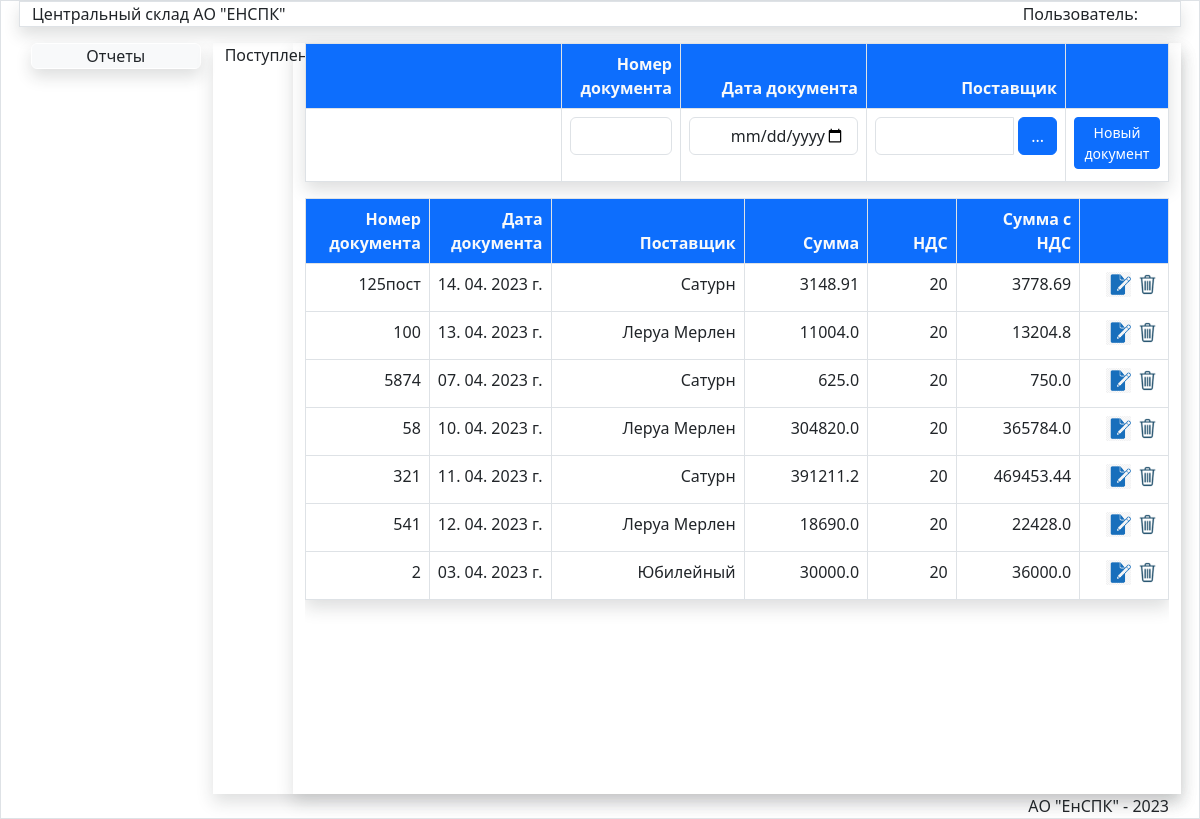
The app's page /JurnalPost/ with its own data.
### store/models.py (models this page shows)
class Jurnal(models.Model):
    oper=models.IntegerField(verbose_name="Код операции")
    nomerdoc=models.CharField(max_length=50,verbose_name='Номер документа')
    datadoc=models.DateTimeField(verbose_name='Дата документа')
    postav=models.ForeignKey(Postav,verbose_name='Поставщик',on_delete=models.PROTECT)
    obct=models.ForeignKey(Obct,verbose_name='Объект',on_delete=models.PROTECT)
    podraz=models.ForeignKey(Podraz,verbose_name='Подразделение',on_delete=models.PROTECT)
    fio=models.ForeignKey(Fio,verbose_name='Подотчет',on_delete=models.PROTECT)
    spis=models.ForeignKey(Spis,blank=True,null=True,verbose_name='Причина списания',on_delete=models.PROTECT)
    summa=models.FloatField(verbose_name='Сумма',default=0)
    nds=models.IntegerField(verbose_name='НДС',default=20)
    summawithnds=models.FloatField(verbose_name='Сумма с НДС',default=0)
    updated_at = models.DateTimeField(auto_now=True, verbose_name='Создан')
    created_at = models.DateTimeField(auto_now_add=True, verbose_name='Обновлен')
    class Meta:
        verbose_name = 'Документ'
        verbose_name_plural = 'Документы'
        ordering = ['-datadoc', ]

class Postav(models.Model):
    title = models.CharField(max_length=150, verbose_name='Наименование компании',unique=True)
    def __str__(self):
        return self.title
    class Meta:
        verbose_name = 'Поставщик'
        verbose_name_plural = 'Поставщики'
        ordering = ['title', ]

### store/views.py (the view, shortened to what this page needs)
# urls.py: path('JurnalPost/',JurnalPost,name='JurnalPost'), #Журнал документов поступление
def JurnalPost(request):
    postav=Postav.objects.all()
    jurnalpost=Jurnal.objects.filter(oper=2).order_by('-created_at')
    obct = Obct.objects.get(pk=180)
    fio = Fio.objects.get(pk=5)
    podraz = Podraz.objects.get(pk=74)
    return render(request,'store/Doc/JurnalPost.html',{'postav':postav,'jurnalpost':jurnalpost,'pic_label':'Поступление','title':'Журнал приходных документов'})

### store/templates/store/Doc/JurnalPost.html (shortened to what this page needs)
{% extends 'store/menu.html' %}
{% load static %}
{% block DataArea %}
<div class="row">
<div class="col-md-1">{{pic_label}}</div>
<div class="col-md-11 mx-auto shadow">
<table class="table shadow table-bordered table-hover">
<thead class="bg-primary text-light">
<tr>
<th style="width:35%"></th>
<th style="width:14%" class="text-end" >Номер документа</th>
<th style="width:14%" class="text-end">Дата документа</th>
<th style="width:25%" class="text-end">Поставщик</th>
<th style="width:12%" class="text-end"></th>
</tr>
</thead>
    <form method="post" id="post-form">
    <tr style="align:middle">
       <td></td>
        <td  class="border text-end" ><input type="text" id="id_nomerdoc" class="form-control" style="text-align:right" required></td>
        <td class="text-end pb-3"> <input type="date" id="id_datadoc" class="form-control" style="text-align:right" required/></td>
   <td  class="border text-end" > <div class="input-group">
   <select name="postav" id="id_postav" class="form-control  " required >
            <option selected></option>
            {% for item in postav %}
            <option value="{{item.id}}">{{item.title}}</option>
            {% endfor %}
       </select>
            <div class=" input-group-button pr-2">
            <button type="button" id="show-contact-modal-button" class="btn btn-primary mr-2" style="margin-left: 5px;" data-bs-toggle="modal" data-bs-target="#ModalPostavPodbor">...</button>
            </div>
       </div>
    </td>
    <td  class="border text-end"> <button type="submit" class="btn  btn-primary btn-sm mb-1 " id="savebtn">Новый документ</button></td>
    </form>
</table>
<div class="scrolltable">
<table class="table shadow table-bordered table-hover">
<thead class="bg-primary text-light">
     <th style="width:14.2%;" class="text-end">Номер документа</th>
<th style="width:14.0%;" class=" text-end" >Дата документа</th>
<th style="width:22.2%;" class=" text-end" >Поставщик</th>
<th style="width:14.2%;" class=" text-end" >Сумма</th>
<th style="width:10.2%;" class=" text-end" >НДС</th>
  <th style="width:14.2%;" class=" text-end" >Сумма с НДС</th>
<th style="width:10.2%;" class=" text-end"></th>
</thead>
    <tbody id="post-doc">
    {% for item in jurnalpost %}
    <tr><td  class="border text-end fixed">{{item.nomerdoc}}</td>
    <td   class="border text-end">{{item.datadoc|date:"d. m. Y г." }}</td>
     <td   class="border text-end">{{item.postav}}</td>
    <td   class="border text-end">{{item.summa}}</td>
    <td   class="border text-end">{{item.nds}}</td>
    <td   class="border text-end">{{item.summawithnds }}</td>
    <td class="text-end align-middle border" ><input data-sid="{{item.pk}}" data-update="{{url_update}}" value="Update" type="image" class="btn-ost-update mr-3" src="{% static '/images/edit2.png' %}" width="25px" >
   <input data-sid="{{item.pk}}" data-del="{{url_delete}}" class="btn-ost-del " value="Delete" type="image" src="{% static '/images/del.png' %}" width="25px"> </td>
    </tr>
    {% endfor %}
    </tbody>
</table>
</div>
</div>
</div>
{% endblock DataArea %}

### store/static/css/my.css (style rules this page uses)
.scrolltable { display:block; overflow-y: auto; height:74.5vh; }

### records on screen
Jurnal: nomerdoc "125пост", datadoc "14. 04. 2023 г.", postav "Сатурн", summa "3148.91", nds "20", summawithnds "3778.69"
Jurnal: nomerdoc "100", datadoc "13. 04. 2023 г.", postav "Леруа Мерлен", summa "11004.0", nds "20", summawithnds "13204.8"
Jurnal: nomerdoc "5874", datadoc "07. 04. 2023 г.", postav "Сатурн", summa "625.0", nds "20", summawithnds "750.0"
Jurnal: nomerdoc "58", datadoc "10. 04. 2023 г.", postav "Леруа Мерлен", summa "304820.0", nds "20", summawithnds "365784.0"
Jurnal: nomerdoc "321", datadoc "11. 04. 2023 г.", postav "Сатурн", summa "391211.2", nds "20", summawithnds "469453.44"
Jurnal: nomerdoc "541", datadoc "12. 04. 2023 г.", postav "Леруа Мерлен", summa "18690.0", nds "20", summawithnds "22428.0"
Jurnal: nomerdoc "2", datadoc "03. 04. 2023 г.", postav "Юбилейный", summa "30000.0", nds "20", summawithnds "36000.0"

### other values on screen
{{ pic_label }} "Поступление"
